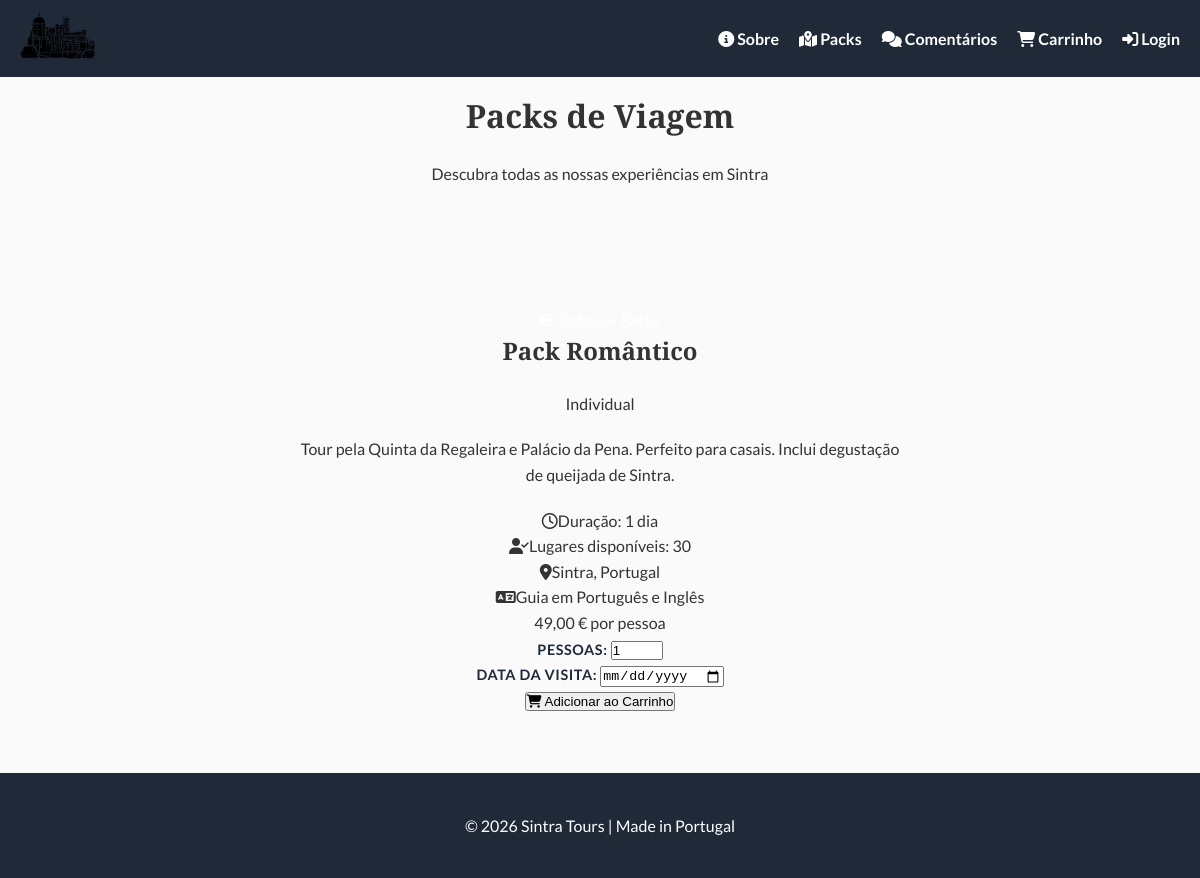
/packs.php?id=2, run on the app's committed database.
### tables this page shows
CREATE TABLE produtos (
    id INT AUTO_INCREMENT PRIMARY KEY,
    nome VARCHAR(100) NOT NULL,
    descricao TEXT,
    preco DECIMAL(10,2) NOT NULL,
    duracao VARCHAR(50),           
    stock INT NOT NULL DEFAULT 50,
    categoria_id INT,
    imagem VARCHAR(255),
    destaque TINYINT(1) DEFAULT 0,  
    FOREIGN KEY (categoria_id) REFERENCES categorias(id)
);

CREATE TABLE categorias (
    id INT AUTO_INCREMENT PRIMARY KEY,
    nome VARCHAR(50) NOT NULL,
    descricao VARCHAR(255)
);

### packs.php (the view, shortened to what this page needs)
<?php
require_once('includes/ligacao.php');
$pack_detalhe = null;
if (isset($_GET['id'])) {
    $id = (int)$_GET['id'];
    $r = $conn->query("SELECT p.*, c.nome as categoria FROM produtos p LEFT JOIN categorias c ON p.categoria_id=c.id WHERE p.id=$id");
    if ($r && $r->num_rows == 1) $pack_detalhe = $r->fetch_assoc();
}
?>
<?php include 'includes/menu.php'; ?>
<div class="inner-page-hero">
    <h1>Packs de Viagem</h1>
    <p>Descubra todas as nossas experiências em Sintra</p>
</div>
<?php if ($pack_detalhe): ?>
<section class="section pack-detalhe-section">
    <div class="pack-detalhe-card">
        <a href="packs.php" class="btn-back"><i class="fas fa-arrow-left"></i> Todos os Packs</a>
        <h2><?= htmlspecialchars($pack_detalhe['nome']) ?></h2>
        <p class="pack-categoria-label"><?= htmlspecialchars($pack_detalhe['categoria']) ?></p>
        <p class="pack-desc-full"><?= nl2br(htmlspecialchars($pack_detalhe['descricao'])) ?></p>
        <div class="pack-detalhe-info">
            <div class="info-item"><i class="far fa-clock"></i><span>Duração: <?= htmlspecialchars($pack_detalhe['duracao']) ?></span></div>
            <div class="info-item"><i class="fas fa-user-check"></i><span>Lugares disponíveis: <?= (int)$pack_detalhe['stock'] ?></span></div>
            <div class="info-item"><i class="fas fa-map-marker-alt"></i><span>Sintra, Portugal</span></div>
            <div class="info-item"><i class="fas fa-language"></i><span>Guia em Português e Inglês</span></div>
        </div>
        <div class="pack-detalhe-preco">
            <span class="preco-big"><?= number_format($pack_detalhe['preco'], 2, ',', '.') ?> €</span>
            <span class="preco-label">por pessoa</span>
        </div>
        <div class="pack-detalhe-reserva">
            <form action="adicionar_carrinho.php" method="post">
                <div class="form-group-inline">
                    <label for="quantidade">Pessoas:</label>
                    <input type="number" id="quantidade" name="quantidade" value="1" min="1" max="<?= (int)$pack_detalhe['stock'] ?>">
                </div>
                <div class="form-group-inline">
                    <label for="data_visita">Data da Visita:</label>
                    <input type="date" id="data_visita" name="data_visita" min="<?= date('Y-m-d', strtotime('+1 day')) ?>" required>
                </div>
                <button type="submit" class="btn-carrinho-grande">
                    <i class="fas fa-shopping-cart"></i> Adicionar ao Carrinho
                </button>
            </form>
        </div>
    </div>
</section>
<?php endif; ?>
<?php include 'includes/footer.php'; ?>

### includes/css/style.css (style rules this page uses)
:root { --font-heading: 'Playfair Display', serif; --font-body: 'Lato', sans-serif; --color-primary: #1f2937; --color-accent: #fbbf24; --color-text: #333; --color-text-light: #555; --color-white: white; --color-bg: #fafafa; --color-bg-secondary: #e5e7eb; --color-shadow: rgba(0,0,0,0.2); }
* { margin: 0; padding: 0; box-sizing: border-box; scroll-behavior: smooth; }
body { font-family: var(--font-body); line-height: 1.6; color: var(--color-text); background-color: var(--color-bg); }
h1, h2 { font-family: var(--font-heading); }
p { font-family: var(--font-body); }
.section { padding: 100px 20px 60px; text-align: center; }
a { color: var(--color-white); text-decoration: none; }
label { font-weight: 700; color: var(--color-primary); font-size: 0.9rem; letter-spacing: 0.04em; text-transform: uppercase; }
p { max-width: 600px; margin: 20px auto; }
.inner-page-hero { display: flex; flex-direction: column; align-items: center; margin-top: 90px; }

### data on the page
produtos: nome "Pack Romântico", categoria.nome "Individual", descricao "Tour pela Quinta da Regaleira e Palácio da Pena. Perfeito para casais. Inclui degustação de queijada de Sintra.", duracao "1 dia", stock "30", preco "49,00"
